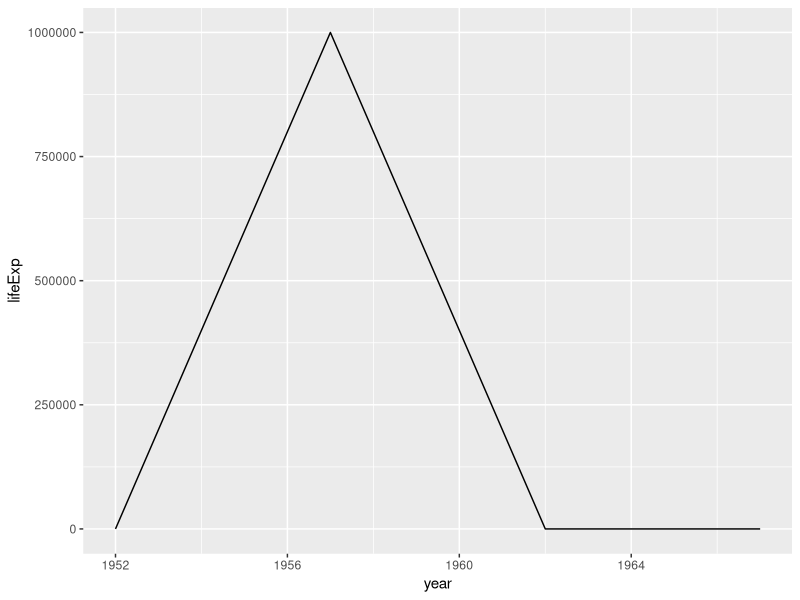
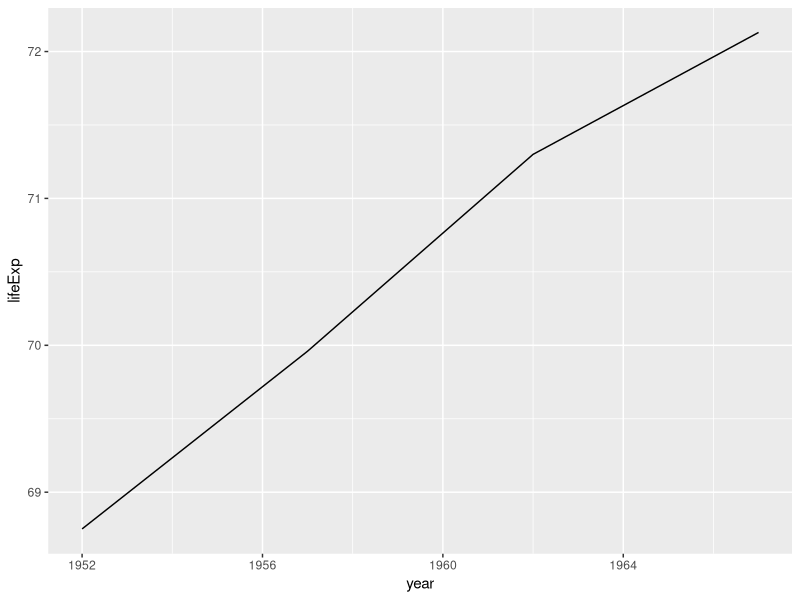
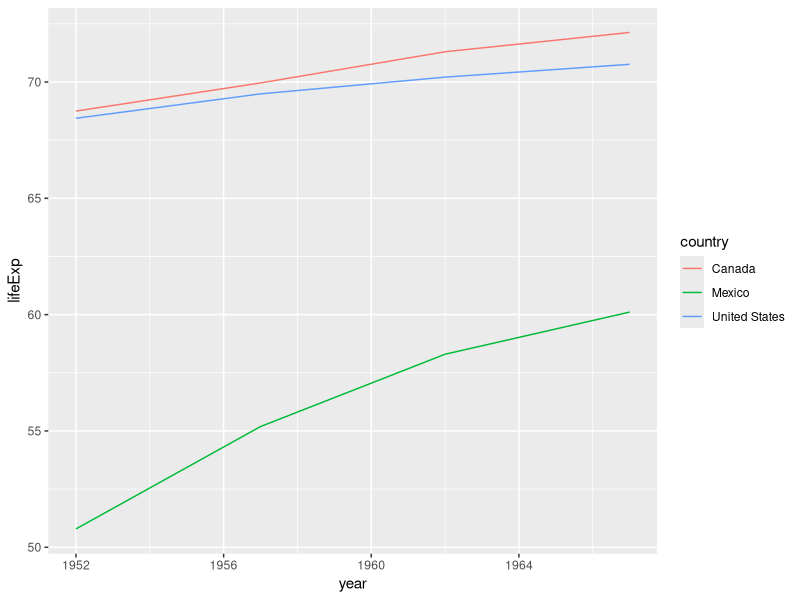

Generate these figures, in order, with R:
## ---- chunk 1
knitr::opts_chunk$set(include = TRUE, error = TRUE)
## ---- chunk 2
  library("tidyverse")
## ---- chunk 3
  gap_5060 <- read_csv("../0_data/gapminder-5060.csv")
## ---- chunk 4
# Filter the data for Canada only
  gap_5060_CA <- 
    gap_5060 %>%
    filter(country == "Canada")
# Visualize
  ggplot(data = gap_5060_CA, aes(x = year, y = lifeExp)) +
    geom_line()
## ---- chunk 5
  gap_5060 <- 
    gap_5060 %>%
    mutate(lifeExp = replace(lifeExp, (country == "Canada" & year == 1957), 69.96))
## ---- chunk 6
  gap_5060_CA <- 
    gap_5060 %>%
    filter(country == "Canada")

  ggplot(data = gap_5060_CA, aes(x = year, y = lifeExp)) +
    geom_line()
## ---- chunk 7
  gap_5060_multiple <- 
    gap_5060 %>%
    filter(country %in% c("Canada", "Mexico", "United States"))

  ggplot(data = gap_5060_multiple, aes(x = year, y = lifeExp, color = country)) +
    geom_line()
